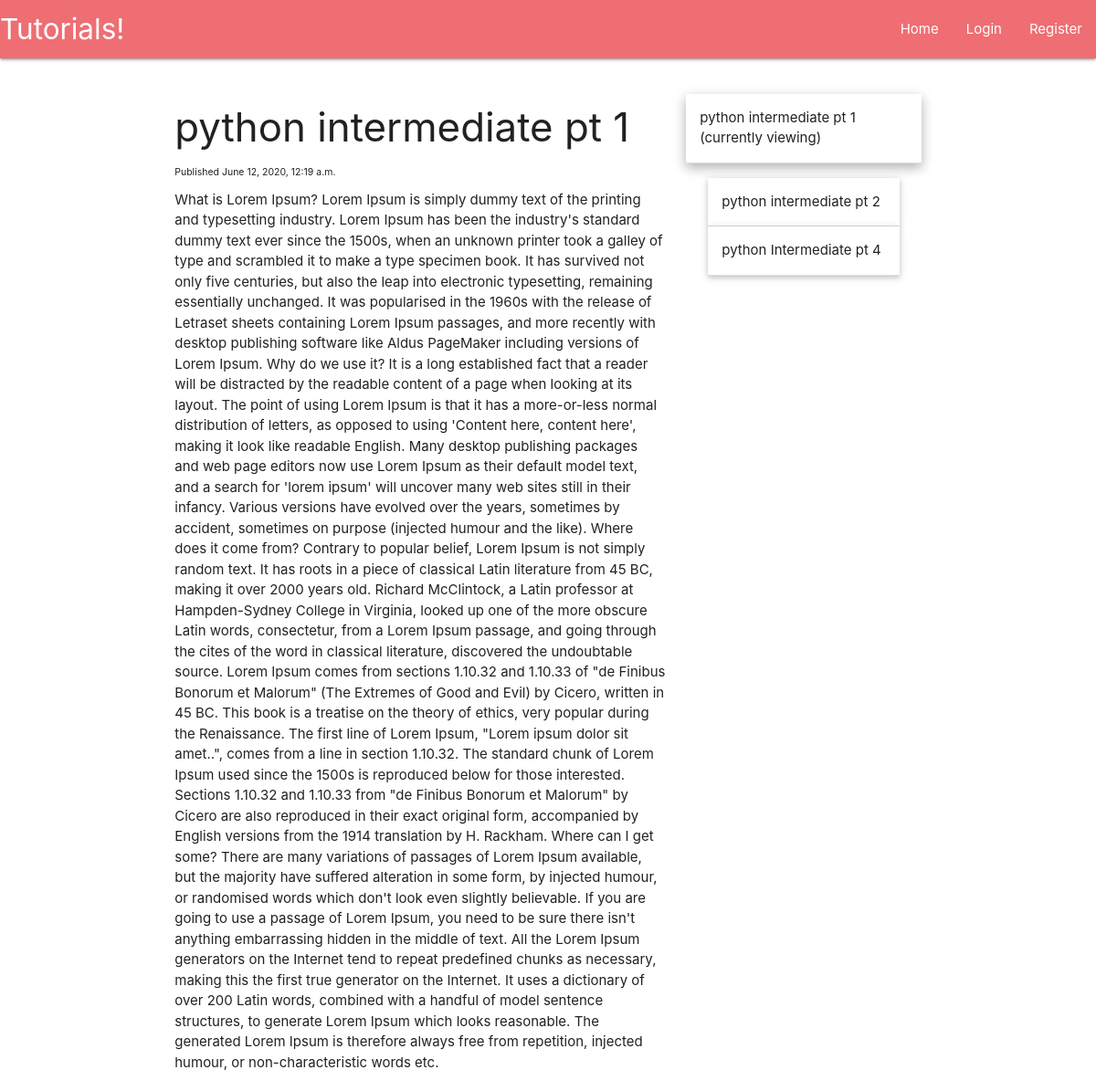
The page /python-inter-pt-1 on the database as committed earlier.
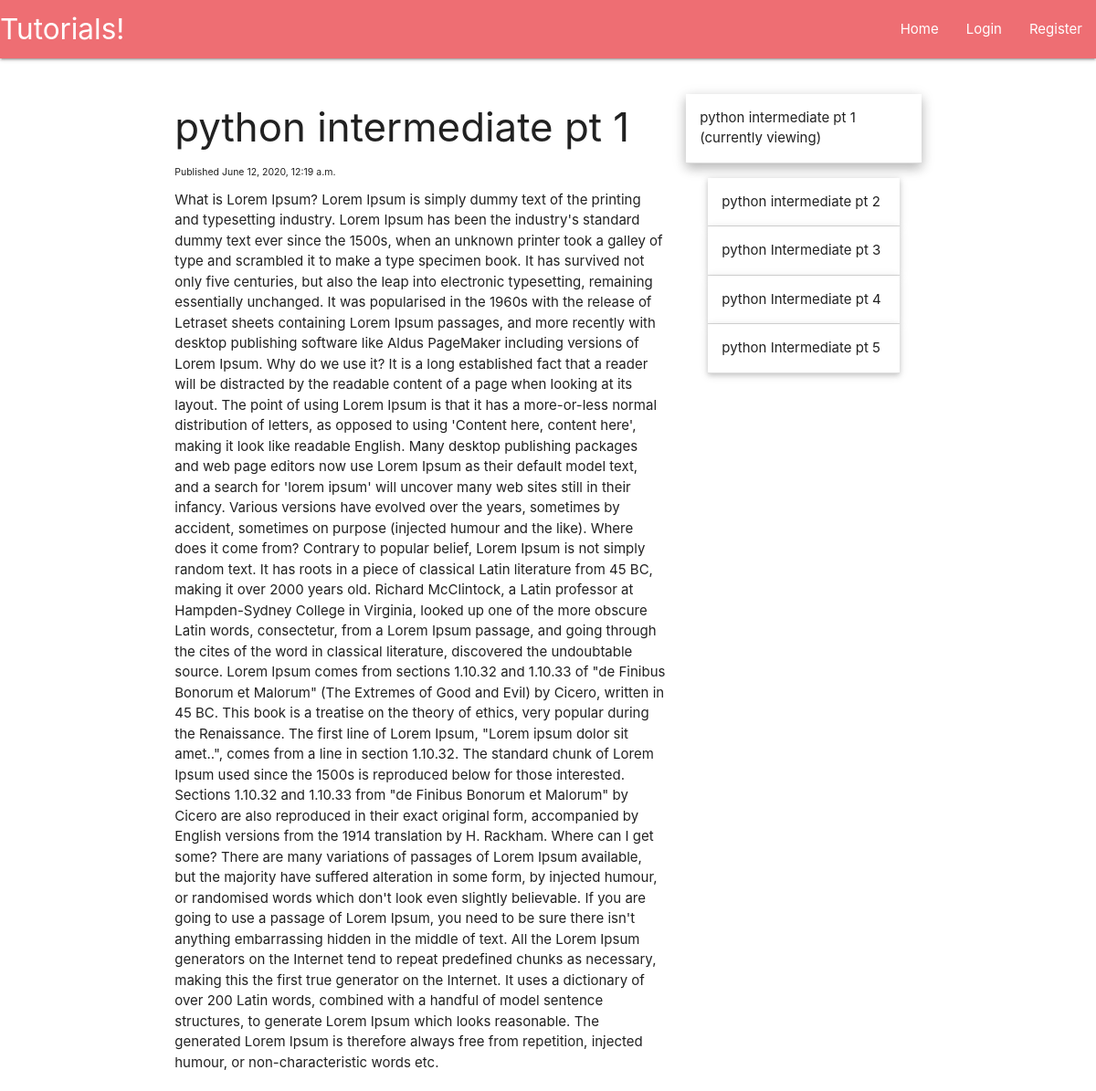
The same page on the database as committed later.
### main/models.py (models this page shows, shortened)
class Tutorial(models.Model):
    tutorial_title = models.CharField(max_length=200)
    tutorial_content = models.TextField()
    tutorial_published = models.DateTimeField('date published', default=datetime.now())
    tutorial_series = models.ForeignKey(TutorialSeries, default=True, verbose_name="Series", on_delete=models.SET_DEFAULT)
    tutorial_slug = models.CharField(max_length=200, default=1)

### main/views.py (the view, shortened to what this page needs)
# urls.py: path('<single_slug>', views.single_slug, name='single_slug'),
def single_slug(request, single_slug):
	categories = [c.category_slug for c in TutorialCategory.objects.all()]
	tutorials = [t.tutorial_slug for t in Tutorial.objects.all()]
	if single_slug in tutorials:
		this_tutorial = Tutorial.objects.get(tutorial_slug=single_slug)
		tutorial_from_series = Tutorial.objects.filter(tutorial_series__tutorial_series=this_tutorial.tutorial_series).order_by('tutorial_published')
		this_tutorial_idx = list(tutorial_from_series).index(this_tutorial)
		return render(request,
					  "main/tutorial.html",
					  {'tutorial': this_tutorial,
					   'sidebar': tutorial_from_series,
					   'this_tutorial_idx': this_tutorial_idx})
	return HttpResponse(f'{single_slug} does not corresponds to anything.')

### main/models.py (called while the page is built)
    def __str__(self):
        return self.tutorial_series

### main/templates/main/tutorial.html (shortened to what this page needs)
{% extends 'main/header.html' %}
{% block content %}
    <div class="row">
        <div class="col s12, m8, l8">
            <h3>{{tutorial.tutorial_title}}</h3>
            <p style="font-size:70%">Published {{tutorial.tutorial_published}}</p>
            {{tutorial.tutorial_content|safe}}
        </div>
        <div class="col s12 m4 l4">
            <ul class="collapsible popout">
                {% for tutorial in sidebar %}
                    {% if forloop.counter0 == this_tutorial_idx %}
                        <li class="active">
                            <div class="collapsible-header">{{tutorial.tutorial_title}}<br>(currently viewing)</div>
                        </li>
                    {% else %}
                        <li>
                            <div class="collapsible-header">{{tutorial.tutorial_title}}</div>
                        </li>
                    {% endif %}
                {% endfor %}
            </ul>
        </div>
    </div>
{% endblock %}

Rows that differ between the two databases and show on the page:
now on this page (row edited): Tutorial: tutorial_title "python Intermediate pt 3"
now on this page (row edited): Tutorial: tutorial_title "python Intermediate pt 5"
